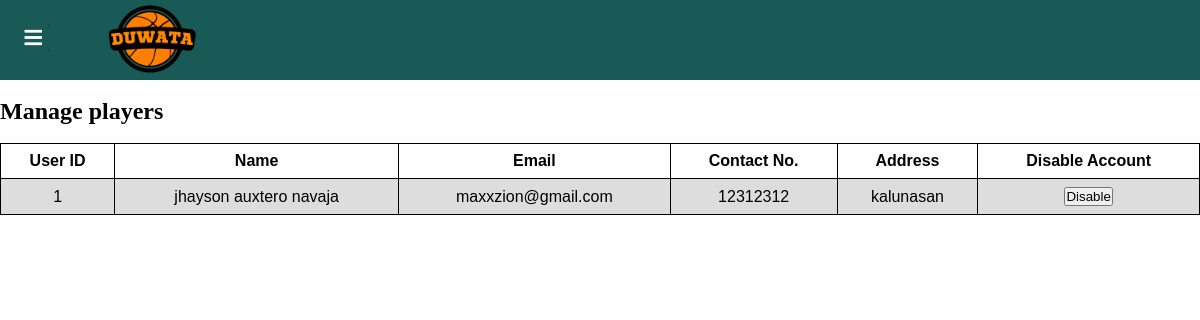
Page /admin/home.php on the committed database.
### tables this page shows
CREATE TABLE `players` (
  `playerID` int(11) NOT NULL,
  `player_firstname` varchar(50) NOT NULL,
  `player_middlename` varchar(50) NOT NULL,
  `player_lastname` varchar(50) NOT NULL,
  `player_email` varchar(50) NOT NULL,
  `player_gender` varchar(10) NOT NULL,
  `player_phonenumber` int(11) NOT NULL,
  `player_birthdate` date NOT NULL,
  `player_password` varchar(50) NOT NULL,
  `player_address` varchar(50) NOT NULL,
  `player_picture` varchar(50) NOT NULL
);

### admin/home.php (the view, shortened to what this page needs)
<?php
    require("dbconn.php");
?>
<html>
    <head>
        <link rel="stylesheet" href="home.css">
        <link rel="stylesheet" href="https://cdnjs.cloudflare.com/ajax/libs/font-awesome/5.12.1/css/all.min.css">
    </head>
    <body>
        <nav>
            <div class="container">
                <label for="check">
                    <span class="fas fa-bars" id="bars"></span>
                </label>
            </div>
            <img src="images/duwata.png" class="user-logo">
        </nav><br>
        <h2>Manage players</h2><br>
            <table>
                <tr>
                    <th>User ID</th>
                    <th>Name</th>
                    <th>Email</th>
                    <th>Contact No.</th>
                    <th>Address</th>
                    <th>Disable Account</th>
                  </tr>
                  <?php
                    $fetch = "SELECT * FROM players";
                    $result = mysqli_query($conn, $fetch);
                    $row = mysqli_num_rows($result);
                    if($row > 0){
                        while($row = mysqli_fetch_assoc($result)){
                  ?>
                  <tr>
                    <td><?php echo $row['playerID']?></td>
                    <td><?php echo $row['player_firstname'].' '.$row['player_middlename'].' '.$row['player_lastname']?></td>
                    <td><?php echo $row['player_email']?></td>
                    <td><?php echo $row['player_phonenumber']?></td>
                    <td><?php echo $row['player_address']?></td>
                    <td>
                        <form method="POST" action="deleteplayer.php?playerID=<?php echo $row['playerID']?>"><button>Disable</button></form>
                    </td>
                  </tr>
                  <?php }} ?>
            </table>
    </body>
</html>

### admin/home.css (style rules this page uses)
* { padding: 0; margin: 0; text-decoration: none; list-style: none; box-sizing: border-box; }
body { font-family: montserrat; }
nav { background: #185A56; height: 80px; width: 100%; }
.user-logo { width: 100px; border-radius: 60%; cursor: pointer; margin-left: 100px; top: -11px; position: absolute; }
table { font-family: arial, sans-serif; border-collapse: collapse; width: 100%; }
td, th { border: 1px solid ; text-align: left; padding: 8px; text-align: center; }
tr:nth-child(even) { background-color: #dddddd; }
.container { height: 100%; width: 250px; position: absolute; background: #185A56; z-index: 1; transition: 0.5s ease; transform: translateX(-250px); }
span { position: absolute; right: -50px; top: 25px; font-size: 20px; border-radius: 3px; color: #fff; padding: 3px 8px; cursor: pointer; background: #000; }
#bars { background: #185A56; }

### rows in the picture
players: playerID "1", player_firstname "jhayson", player_middlename "auxtero", player_lastname "navaja", player_email "maxxzion@gmail.com", player_phonenumber "12312312", player_address "kalunasan"
